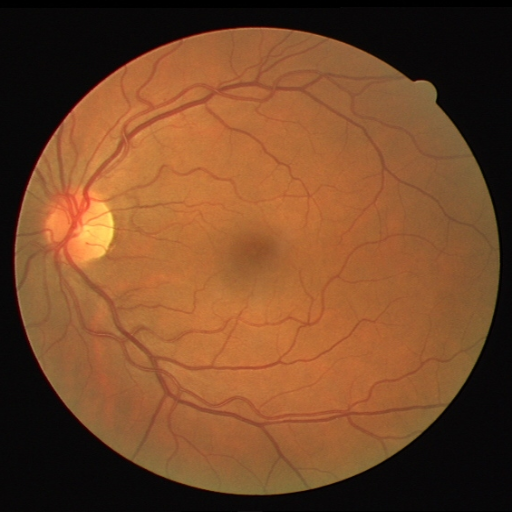
#> input picture img/retina_2.png, 512 x 512 px
$ python '9. laplacian shobel.py'
#> lines starting #> are read from the running program, lines starting #| are printed output that depends on the picture
# 9. laplacian shobel.py
# import
import cv2
import numpy as np
import matplotlib.pyplot as plt

image = cv2.imread(r"img/retina_2.png", cv2.IMREAD_GRAYSCALE)
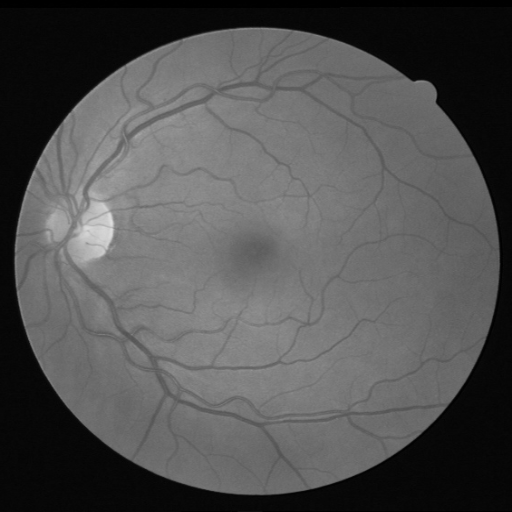
#> image: shape (512, 512); min 0, max 222, mean 82
height = image.shape[0]
#> height = 512
width = image.shape[1]
#> width = 512


# 2D Convolution function
def conv2d(image, kernel):
    h, w = image.shape
#> h = 512; w = 512
    k_h, k_w = kernel.shape

    pad_h = k_h // 2
    pad_w = k_w // 2

    padded_image = np.pad(image, ((pad_h, pad_h), (pad_w, pad_w)), mode='reflect')
    # padded_image = np.pad(image, ((pad_h, pad_h), (pad_w, pad_w)), mode='constant', constant_values=0)
    # padded_image = np.pad(image, ((pad_h, pad_h), (pad_w, pad_w)), mode='edge')

    kernel = np.flip(kernel, axis=0)
    kernel = np.flip(kernel, axis=1)

    output = np.zeros_like(image, dtype=np.float32)

    for i in range(h):
        for j in range(w):
            output[i, j] = np.sum(kernel * padded_image[i:i+k_h, j:j+k_w])
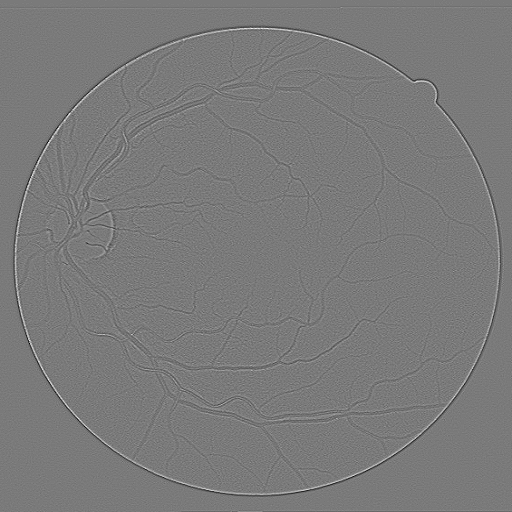
#> output: shape (512, 512) float32; min -99, max 107, mean 0; drawn with min black and max white

    return output


# --- 1. Laplacian Filter & Sharpening ---
# Laplacian kernel (with positive center +4)
laplacian_kernel = np.array([
    [ 0, -1,  0],
    [-1,  4, -1],
    [ 0, -1,  0]
], dtype=np.float32)

# Optional 8-neighbor Laplacian kernel:
# laplacian_kernel = np.array([
#     [-1, -1, -1],
#     [-1,  8, -1],
#     [-1, -1, -1]
# ], dtype=np.float32)

# laplacian sharpening : I + c * conv2d(I, laplacian_kernel)
laplacian_edge = conv2d(image, laplacian_kernel)
c = 1.0
laplacian_sharpened = image.astype(np.float32) + c * laplacian_edge
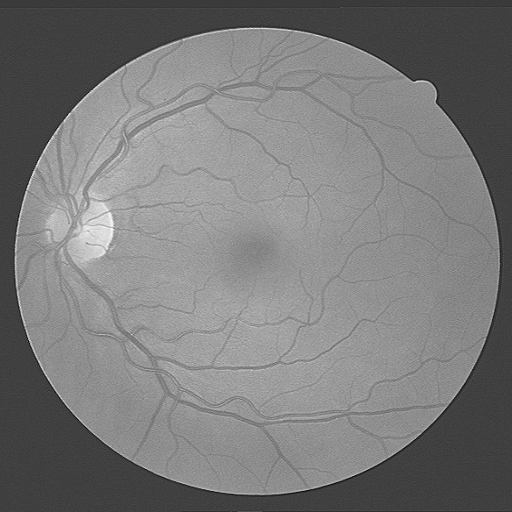
#> laplacian_sharpened: shape (512, 512) float32; min -76, max 253, mean 81.9; drawn with min black and max white

laplacian_sharpened = cv2.normalize(laplacian_sharpened, None, 0, 255, cv2.NORM_MINMAX).astype(np.uint8)
laplacian_display = cv2.normalize(laplacian_edge, None, 0, 255, cv2.NORM_MINMAX).astype(np.uint8)


# --- 2. Sobel Filter ---
# Sobel X (vertical edges / horizontal gradient)
sobel_x = np.array([
    [-1, 0, 1],
    [-2, 0, 2],
    [-1, 0, 1]
], dtype=np.float32)

# Sobel Y (horizontal edges / vertical gradient)
sobel_y = np.array([
    [-1, -2, -1],
    [ 0,  0,  0],
    [ 1,  2,  1]
], dtype=np.float32)

# Apply Sobel filters
gx = conv2d(image, sobel_x)
#> after the loop in conv2d (call 2), `for i in range(h):`:
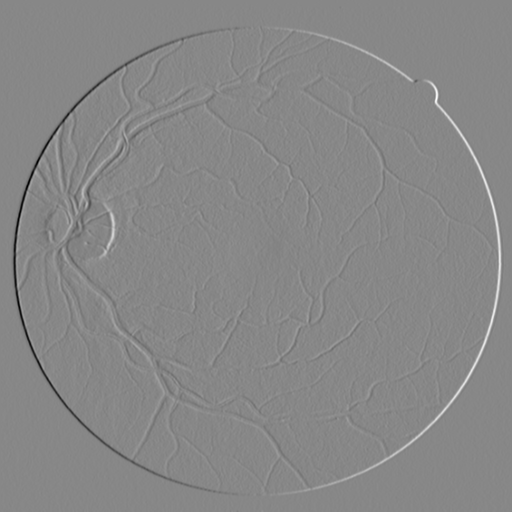
#> output: shape (512, 512) float32; min -458, max 404, mean 0; drawn with min black and max white
gy = conv2d(image, sobel_y)
#> after the loop in conv2d (call 3), `for i in range(h):`:
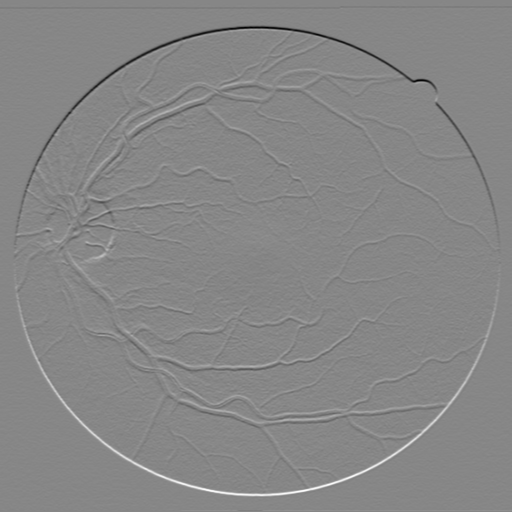
#> output: shape (512, 512) float32; min -451, max 402, mean -0.1; drawn with min black and max white

# Sobel Combined Gradient Magnitude: sqrt(gx^2 + gy^2)
sobel_combined = np.sqrt(gx**2 + gy**2)
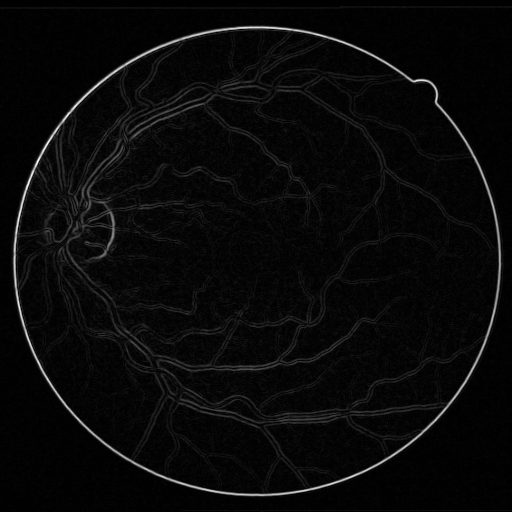
#> sobel_combined: shape (512, 512) float32; min 0, max 485.8, mean 18.2; drawn with min black and max white
sobel_combined = cv2.normalize(sobel_combined, None, 0, 255, cv2.NORM_MINMAX).astype(np.uint8)

gx_display = cv2.normalize(gx, None, 0, 255, cv2.NORM_MINMAX).astype(np.uint8)
gy_display = cv2.normalize(gy, None, 0, 255, cv2.NORM_MINMAX).astype(np.uint8)


# --- Plotting Results ---
plt.figure(figsize=(12, 8))

plt.subplot(2, 3, 1)
plt.imshow(image, cmap="gray", vmin=0, vmax=255)
plt.title("Original")
plt.axis("off")

plt.subplot(2, 3, 2)
plt.imshow(laplacian_display, cmap="gray", vmin=0, vmax=255)
plt.title("Laplacian (Edges)")
plt.axis("off")

plt.subplot(2, 3, 3)
plt.imshow(laplacian_sharpened, cmap="gray", vmin=0, vmax=255)
plt.title("Laplacian Sharpened")
plt.axis("off")

plt.subplot(2, 3, 4)
plt.imshow(gx_display, cmap="gray", vmin=0, vmax=255)
plt.title("Sobel X")
plt.axis("off")

plt.subplot(2, 3, 5)
plt.imshow(gy_display, cmap="gray", vmin=0, vmax=255)
plt.title("Sobel Y")
plt.axis("off")

plt.subplot(2, 3, 6)
plt.imshow(sobel_combined, cmap="gray", vmin=0, vmax=255)
plt.title("Sobel Combined")
plt.axis("off")

plt.tight_layout()
plt.savefig("out.png", dpi=300, bbox_inches="tight")
plt.show()

$ run again, with img/boat.jpg saved as img/retina_2.png
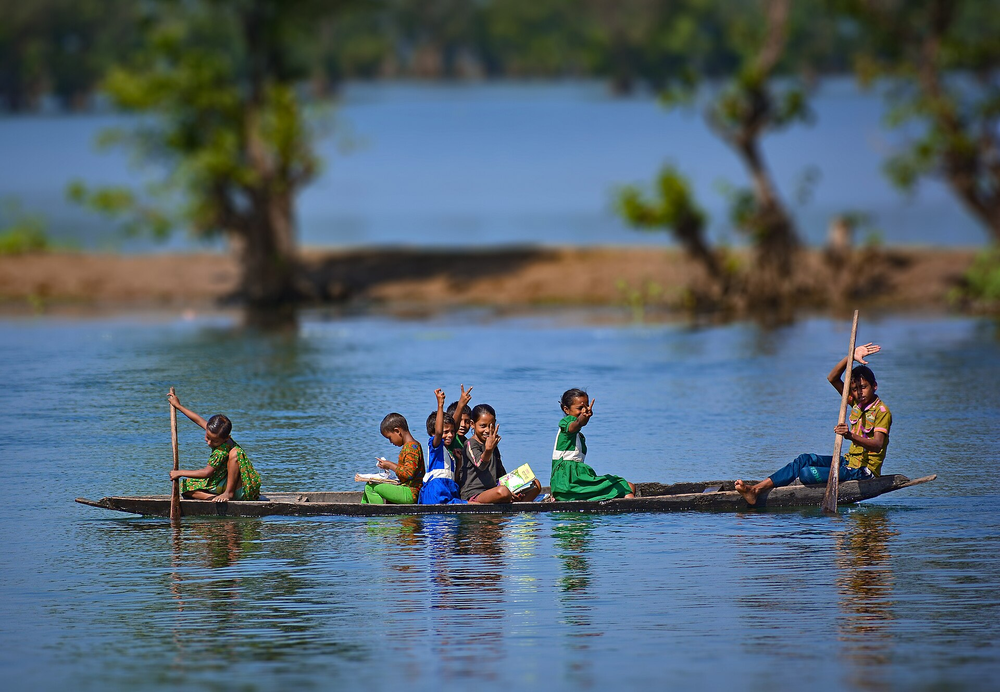
#> input picture img/boat.jpg, 1000 x 692 px, shrunk from 1920 x 1328 before the run
#> after the loop in conv2d (call 3), `for i in range(h):`:
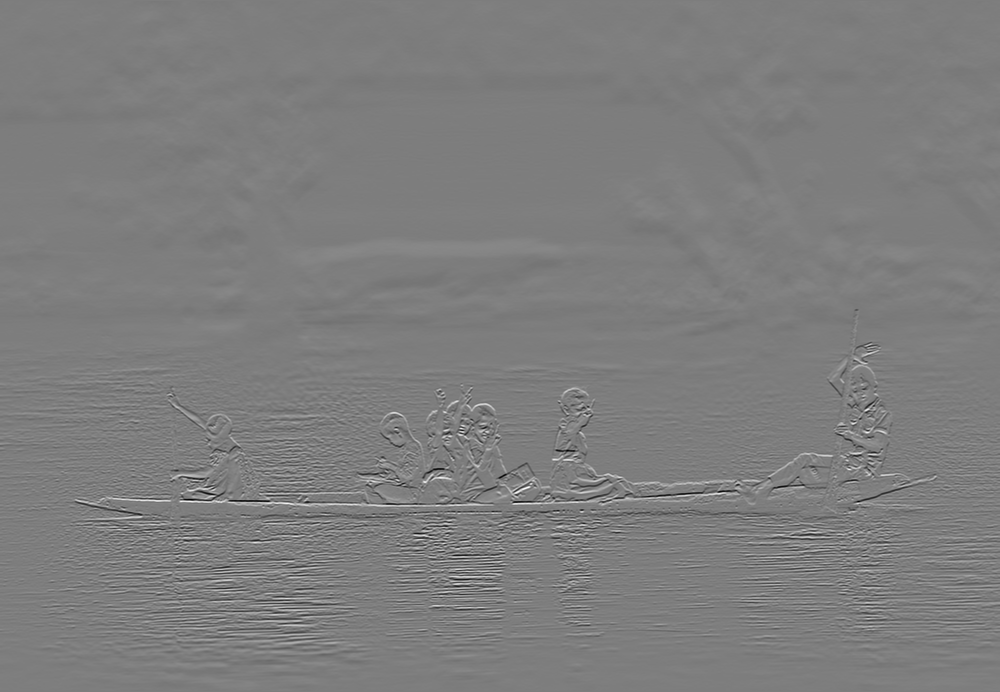
#> output: shape (692, 1000) float32; min -873, max 894, mean -0.6; drawn with min black and max white
#> `sobel_combined = np.sqrt(gx**2 + gy**2)`:
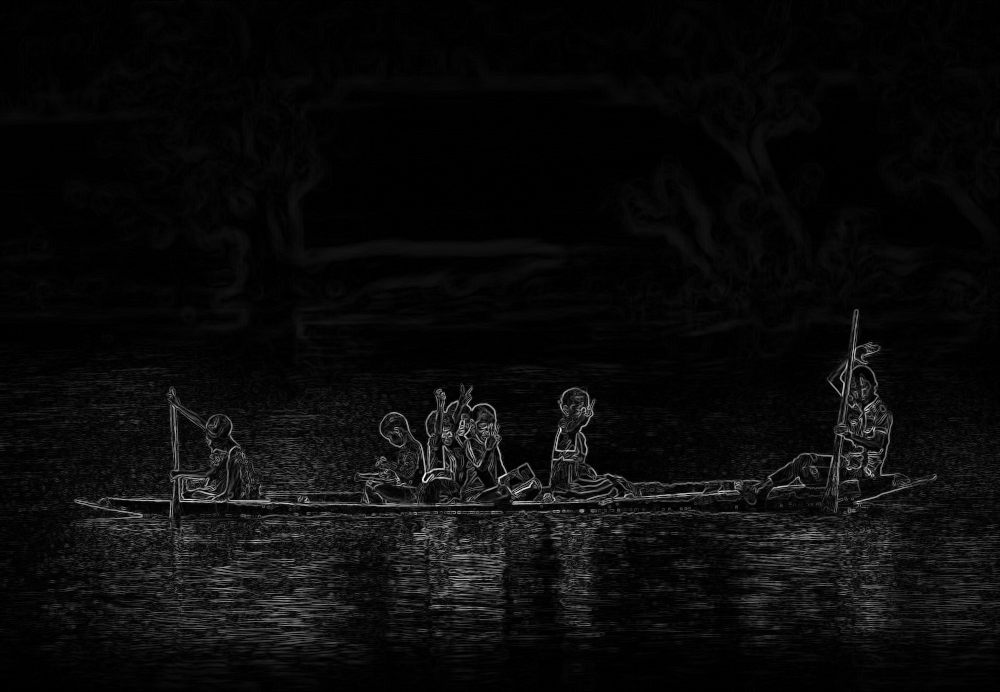
#> sobel_combined: shape (692, 1000) float32; min 0, max 1025.9, mean 44.9; drawn with min black and max white
